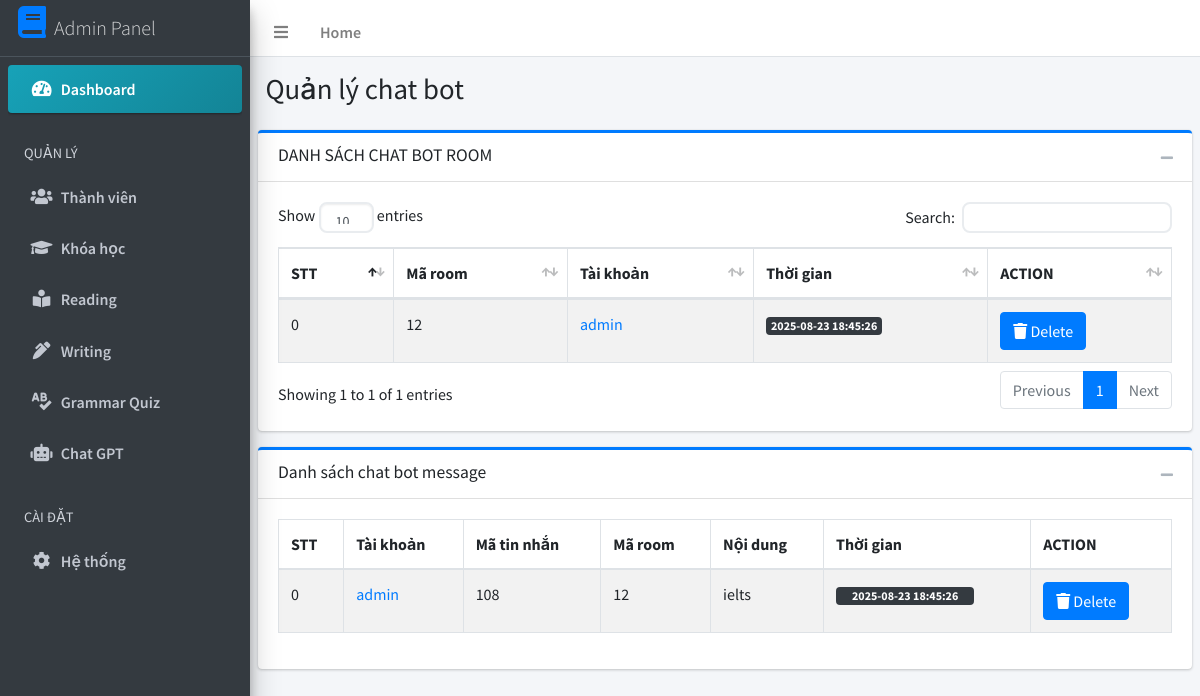
The app's page /public/admin/ChatGPT.php with its own data.
### tables this page shows
CREATE TABLE `chatbot_room` (
  `MaRoom` int(11) NOT NULL,
  `TaiKhoan` varchar(100) NOT NULL,
  `ThoiGian` datetime NOT NULL DEFAULT current_timestamp()
);

CREATE TABLE `message_chatbot_room` (
  `MaTinNhan` int(11) NOT NULL,
  `MaRoom` int(11) NOT NULL,
  `NoiDung` text NOT NULL,
  `ThoiGian` datetime NOT NULL DEFAULT current_timestamp(),
  `Role` text NOT NULL
);

### configs/config.php (called while the page is built, shortened)
<?php
require_once(__DIR__ . "/../class/Database.php");
$Database = new Database();

### class/Database.php (called while the page is built, shortened)
<?php
class Database
{
    protected $ketnoi;
    private $host = HOST_DB;
    private $user = USER_DB;
    private $pass = PASS_DB;
    private $dbname = DBNAME_DB;
    function connect()
    {
        try {
            if (!$this->ketnoi) {
                $this->ketnoi = mysqli_connect(
                    $this->host,
                    $this->user,
                    $this->pass,
                    $this->dbname
                );
                mysqli_query($this->ketnoi, "set names 'utf8'");
            }
        } catch (Exception $err) {
            die($err->getMessage());
        }
    }
    function get_list($sql)
    {
        $result = mysqli_query($this->ketnoi, $sql);
        $return = array();
        while ($row = mysqli_fetch_assoc($result)) {
            $return[] = $row;
        }
        return $return;
    }
}

### configs/function.php (called while the page is built, shortened)
<?php
function BASE_URL($url)
{
    $baseUrl = (isset($_SERVER['HTTPS']) && $_SERVER['HTTPS'] === 'on' ? "https" : "http") . "://" . $_SERVER["HTTP_HOST"];
    if ($baseUrl == 'http://localhost') {
        $baseUrl = 'http://localhost/webhocngoaingu';
    }
    $url = ltrim($url, '/');
    return $baseUrl . '/' . $url;
}

### public/admin/ChatGPT.php (the view, shortened to what this page needs)
<?php
require_once(__DIR__ . "/../../configs/config.php");
require_once(__DIR__ . "/../../configs/function.php");
require_once(__DIR__ . "/Header.php");
require_once(__DIR__ . "/Sidebar.php");
?>
<div class="content-wrapper">
    <section class="content-header">
        <div class="container-fluid">
            <div class="row mb-2">
                <div class="col-sm-6">
                    <h1>Quản lý chat bot</h1>
                </div>
            </div>
        </div>
    </section>
    <section class="content">
        <div class="row">
            <div class="col-md-12">
                <div class="card card-outline card-primary">
                    <div class="card-header">
                        <h3 class="card-title">DANH SÁCH CHAT BOT ROOM</h3>
                        <div class="card-tools">
                            <button type="button" class="btn btn-tool" data-card-widget="collapse"><i class="fas fa-minus"></i>
                            </button>
                        </div>
                    </div>
                    <div class="card-body">
                        <div class="table-responsive">
                            <table id="datatable" class="table table-bordered table-striped table-hover">
                                <thead>
                                    <tr>
                                        <th>STT</th>
                                        <th>Mã room</th>
                                        <th>Tài khoản</th>
                                        <th>Thời gian</th>
                                        <th>ACTION</th>
                                    </tr>
                                </thead>
                                <tbody>
                                    <?php
                                    $i = 0;
                                    foreach ($Database->get_list(" SELECT * FROM chatbot_room ORDER BY MaRoom DESC ") as $row) {
                                    ?>
                                        <tr>
                                            <td><?= $i++; ?></td>
                                            <td><?= $row['MaRoom']; ?></td>
                                            <td><a href="<?= BASE_URL('admin/users/edit/'); ?><?= $row['TaiKhoan']; ?>"><?= $row['TaiKhoan']; ?></a></td>
                                            <td><span class="badge badge-dark"><?= $row['ThoiGian']; ?></span></td>
                                            <td>
                                                <a type="button" href="?delete_chat_room&room=<?= $row['MaRoom']; ?>" class="btn btn-primary"><i class="fas fa-trash"></i>
                                                    <span>Delete</span></a>
                                            </td>
                                        </tr>
                                    <?php } ?>
                                </tbody>
                            </table>
                        </div>
                    </div>
                </div>
            </div>
            <div class="col-md-12">
                <div class="card card-outline card-primary">
                    <div class="card-header">
                        <h3 class="card-title">Danh sách chat bot message</h3>
                        <div class="card-tools">
                            <button type="button" class="btn btn-tool" data-card-widget="collapse"><i class="fas fa-minus"></i>
                            </button>
                        </div>
                    </div>
                    <div class="card-body">
                        <div class="table-responsive">
                            <table id="datatable" class="table table-bordered table-striped table-hover">
                                <thead>
                                    <tr>
                                        <th>STT</th>
                                        <th>Tài khoản</th>
                                        <th>Mã tin nhắn</th>
                                        <th>Mã room</th>
                                        <th>Nội dung</th>
                                        <th>Thời gian</th>
                                        <th>ACTION</th>
                                    </tr>
                                </thead>
                                <tbody>
                                    <?php
                                    $i = 0;
                                    foreach ($Database->get_list(" SELECT * FROM message_chatbot_room A inner join chatbot_room B on A.MaRoom = B.MaRoom and A.Role = 'user'  ORDER BY A.ThoiGian DESC ") as $row) {
                                    ?>
                                        <tr>
                                            <td><?= $i++; ?></td>
                                            <td><a href="<?= BASE_URL('admin/users/edit/'); ?><?= $row['TaiKhoan']; ?>"><?= $row['TaiKhoan']; ?></a></td>
                                            <td><?= $row['MaTinNhan']; ?></td>
                                            <td><?= $row['MaRoom']; ?></td>
                                            <td><?= $row['NoiDung']; ?></td>
                                            <td><span class="badge badge-dark px-3"><?= $row['ThoiGian']; ?></span></td>
                                            <td>
                                                <a type="button" href="?delete_message_chat_bot&tinNhan=<?= $row['MaTinNhan']; ?>" class="btn btn-primary"><i class="fas fa-trash"></i>
                                                    <span>Delete</span></a>
                                            </td>
                                        </tr>
                                    <?php } ?>
                                </tbody>
                            </table>
                        </div>
                    </div>
                </div>
            </div>
        </div>
    </section>
</div>
<?php
require_once(__DIR__ . "/Footer.php"); ?>

### records on screen
chatbot_room: MaRoom "12", TaiKhoan "admin", ThoiGian "2025-08-23 18:45:26"
message_chatbot_room: MaRoom.TaiKhoan "admin", MaTinNhan "108", MaRoom.MaRoom "12", NoiDung "ielts", MaRoom.ThoiGian "2025-08-23 18:45:26"
